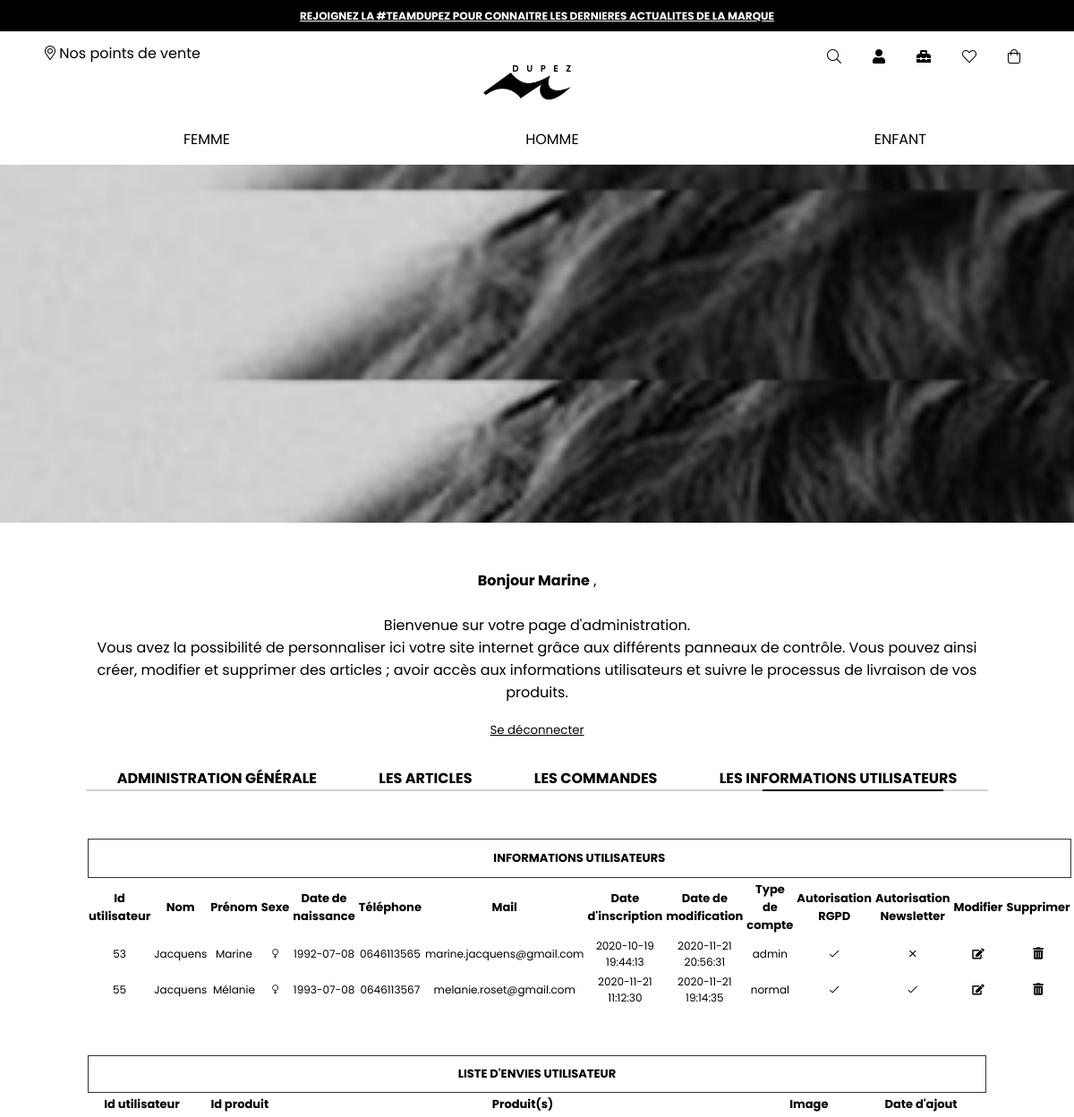
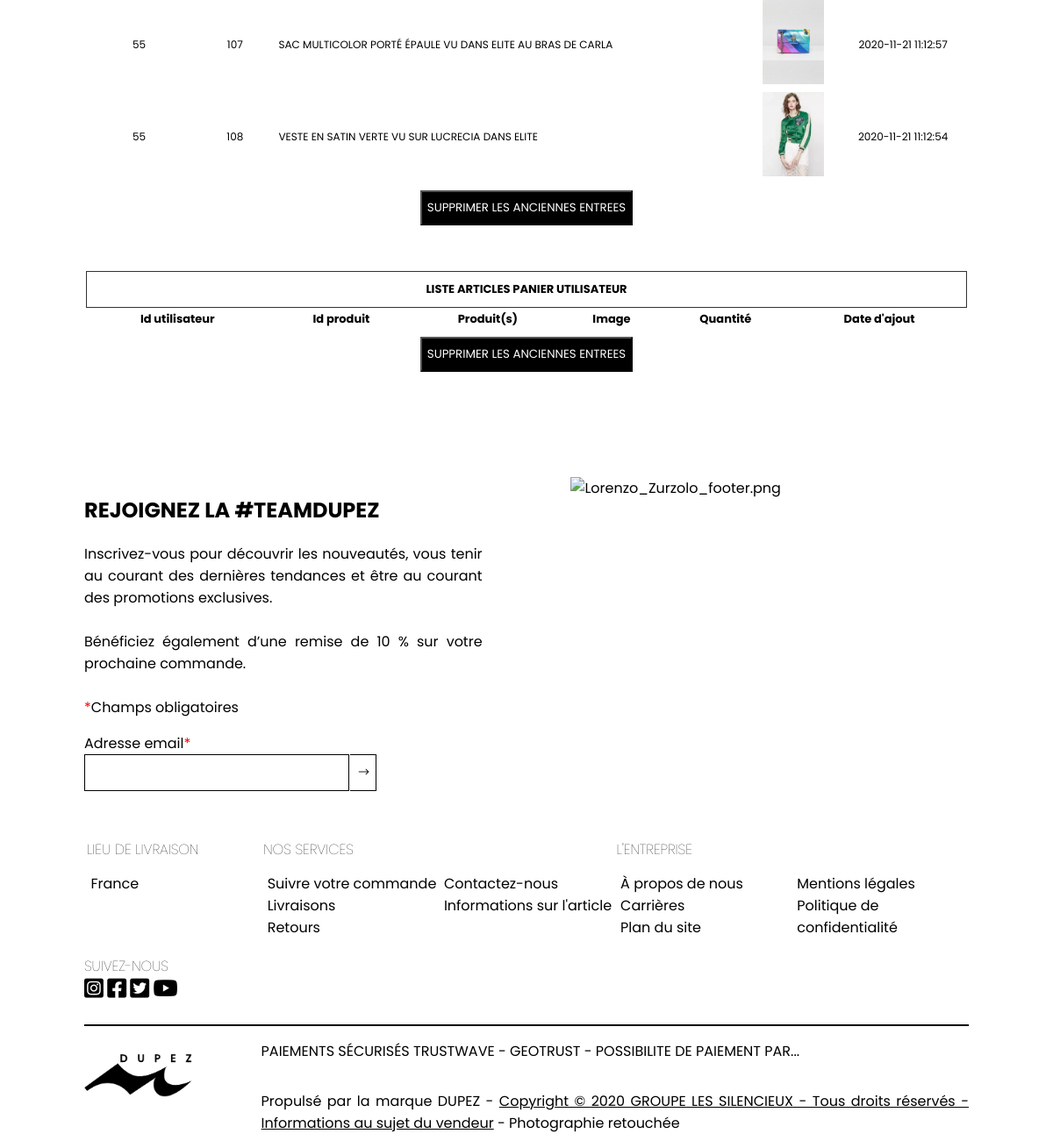
Screenshot of /account_management.php (signed in) with the database file from the repository (2 pictures, top to bottom).
### tables this page shows
CREATE TABLE IF NOT EXISTS `categories` (
  `id_category` int(11) NOT NULL AUTO_INCREMENT,
  `name_category` varchar(250) NOT NULL,
  `description_category` text DEFAULT NULL,
  PRIMARY KEY (`id_category`)
);

CREATE TABLE IF NOT EXISTS `newsletter` (
  `id_newsletter` int(11) NOT NULL AUTO_INCREMENT,
  `id_user` int(11) DEFAULT NULL,
  `mail` varchar(255) NOT NULL,
  `autorisation` tinyint(1) DEFAULT NULL,
  PRIMARY KEY (`id_newsletter`)
);

CREATE TABLE IF NOT EXISTS `users` (
  `id_user` int(11) NOT NULL AUTO_INCREMENT,
  `lastname` varchar(250) NOT NULL,
  `firstname` varchar(250) NOT NULL,
  `gender` varchar(250) NOT NULL,
  `birthday` date NOT NULL,
  `phone` varchar(250) DEFAULT NULL,
  `mail` varchar(250) NOT NULL,
  `password` varchar(250) NOT NULL,
  `date_joined` datetime NOT NULL,
  `date_modified` datetime DEFAULT NULL,
  `account_type` varchar(250) NOT NULL,
  `autorisation_rgpd` tinyint(1) DEFAULT NULL,
  PRIMARY KEY (`id_user`)
);

CREATE TABLE IF NOT EXISTS `wish_list_items` (
  `id_wish_list` int(11) NOT NULL AUTO_INCREMENT,
  `id_product` int(11) NOT NULL,
  `id_user` int(11) NOT NULL,
  `saved_for_later` tinyint(1) NOT NULL,
  `time_added` datetime NOT NULL,
  PRIMARY KEY (`id_wish_list`)
);

CREATE TABLE IF NOT EXISTS `products` (
  `id_product` int(11) NOT NULL AUTO_INCREMENT,
  `id_sub_category_2` int(11) NOT NULL,
  `product_name` varchar(255) NOT NULL,
  `description` text NOT NULL,
  `picture` varchar(255) NOT NULL,
  `price` int(11) NOT NULL,
  PRIMARY KEY (`id_product`)
);

### account_management.php (the view, shortened to what this page needs)
<!DOCTYPE html>
<html lang="fr" dir="ltr">
<head>
    <link rel="stylesheet" href="fontawesome/all.css">
    <link rel="stylesheet" href="css/general.css">
    <link rel="stylesheet" href="css/header.css">
    <link rel="stylesheet" type="text/css" href="css/admin_space_head_page.css">
    <link rel="stylesheet" href="css/admin_general.css">
    <link rel="stylesheet" href="css/footer.css">
</head>
<body>
	<header>
		<?php include("includes/header.php")?>
	</header>
	<main>
		<?php if(isset($_SESSION['user']['id_user']) AND $_SESSION['user']['account_type'] === 'admin'){?>
        <section class="banner">
        </section>
        <section class="forme" id="account_management">
        	<?php include("includes/admin_space_head_page.php"); ?>
        	<div class="bar">
                <div class="progression-bar_account"></div>
            </div>
            <?php
            	$get_info_users = $connexion_db->prepare(" SELECT users.*, newsletter.* FROM users,newsletter WHERE users.id_user = newsletter.id_user ");
            	$get_info_users->execute();
            ?>
            <table class="table_admin" id="table_account">
            	<thead>
            		<tr><th colspan="14" class="table_title">INFORMATIONS UTILISATEURS</th></tr>
            		<tr>
            			<th>Id utilisateur</th>
            			<th>Nom</th>
            			<th>Prénom</th>
            			<th>Sexe</th>
            			<th>Date de naissance</th>
            			<th>Téléphone</th>
            			<th>Mail</th>
            			<th>Date d'inscription</th>
            			<th>Date de modification</th>
            			<th>Type de compte</th>
            			<th>Autorisation RGPD</th>
            			<th>Autorisation Newsletter</th>
            			<th>Modifier</th>
            			<th>Supprimer</th>
            		</tr>
            	</thead>
            	<tbody>
            		<?php while($user_info = $get_info_users->fetch()){?>
            		<tr>
            			<td class="table_middle"><?php echo $user_info['id_user'] ?></td>
            			<td class="table_middle"><?php echo $user_info['lastname'] ?></td>
            			<td class="table_middle"><?php echo $user_info['firstname'] ?></td>
            			<td class="table_middle"><?php
            				switch($user_info['gender']){
            					case $user_info['gender'] == "female" :
						        ?> <i class="fal fa-venus"></i> <?php
						        break;
						        ?> <i class="fal fa-mars"></i> <?php
						        ?> <i class="fal fa-genderless"></i> <?php
            				}
            			?></td>
            			<td class="table_middle"><?php echo $user_info['birthday'] ?></td>
            			<td class="table_middle"><?php echo $user_info['phone'] ?></td>
            			<td class="table_middle"><?php echo $user_info['mail'] ?></td>
            			<td class="table_middle"><?php echo $user_info['date_joined'] ?></td>
            			<td class="table_middle"><?php echo $user_info['date_modified'] ?></td>
            			<td class="table_middle"><?php echo $user_info['account_type'] ?></td>
            			<td class="table_middle"><?php if($user_info['autorisation_rgpd'] == true){?> <i class="fal fa-check"></i> <?php }else{?> <i class="fal fa-times"></i> <?php }    ?></td>
            			<td class="table_middle"><?php if($user_info['autorisation'] == true){?> <i class="fal fa-check"></i> <?php }else{?> <i class="fal fa-times"></i> <?php } ?></td>
            			<td class="table_middle">
                            <a href="account_management.php?user_edit=<?php echo $user_info['id_user'] ?>#edit_management"><i class="fas fa-edit"></i></a>
                        </td>
                        <td class="table_middle">
                            <form method="post" action="">
                                <button type="submit" name="delete_user"><i class="fas fa-trash-alt"></i></button>
                            </form>
                        </td>
            		</tr>
            	<?php } $get_info_users->closeCursor(); ?>
            	</tbody>
            </table>
            <?php
            	$saved_for_later = true;
            	$get_wish_list = $connexion_db->prepare(" SELECT wish_list_items.*, products.* FROM wish_list_items, products WHERE wish_list_items.id_product = products.id_product AND wish_list_items.saved_for_later = $saved_for_later ");
            	$get_wish_list->execute();
            ?>
            <table class="table_admin" id="table_account_wish">
            	<thead>
            		<tr><th colspan="5" class="table_title">LISTE D'ENVIES UTILISATEUR</th></tr>
            		<tr>
            			<th>Id utilisateur</th>
            			<th>Id produit</th>
            			<th>Produit(s)</th>
            			<th>Image</th>
            			<th>Date d'ajout</th>
            		</tr>
            	</thead>
            	<tbody>
            		<?php while($wish_list_info = $get_wish_list->fetch()){ ?>
            		<tr>
            			<td class="table_middle"><?php echo $wish_list_info['id_user'] ?></td>
            			<td class="table_middle"><?php echo $wish_list_info['id_product'] ?></td>
            			<td><a href="product_page.php?prod=<?php echo $wish_list_info['id_product'] ?>"><?php echo $wish_list_info['product_name'] ?></a></td>
            			<td class="table_middle"><img src="<?php echo $wish_list_info['picture'] ?>" alt="<?php echo $wish_list_info['picture'] ?>" width="70"></td>
            			<td class="table_middle"><?php echo $wish_list_info['time_added'] ?></td>
            		</tr>
            		<?php } $get_wish_list->closeCursor(); ?>
            	</tbody>
            </table>
            <div class="definitive_delete">
            	<form action="" method="POST">
            		<button type="submit" name="definitive_delete">SUPPRIMER LES ANCIENNES ENTREES</button>
            	</form>
            </div>
            <table class="table_admin" id="table_account_cart">
            	<thead>
            		<tr><th colspan="6" class="table_title">LISTE ARTICLES PANIER UTILISATEUR</th></tr>
            		<tr>
            			<th>Id utilisateur</th>
            			<th>Id produit</th>
            			<th>Produit(s)</th>
            			<th>Image</th>
            			<th>Quantité</th>
            			<th>Date d'ajout</th>
            		</tr>
            	</thead>
            </table>
            <div class="definitive_delete">
            	<form action="" method="POST">
            		<button type="submit" name="definitive_delete_cart">SUPPRIMER LES ANCIENNES ENTREES</button>
            	</form>
            </div>
        </section>
        <?php
            }else{header('Location:index.php'); exit;}
        ?>
	</main>
	<footer>
		<?php include("includes/footer.php")?>
	</footer>
</body>
</html>

### includes/header.php (shortened to what this page needs)
<?php
	$db = new Database();
?>
<section class="top-nav1">
	<a href="#TEAMDUPEZ">REJOIGNEZ LA #TEAMDUPEZ POUR CONNAITRE LES DERNIERES ACTUALITES DE LA MARQUE</a>
</section>
<section class="top-nav2">
	<div class="sales">
		<a href=""><i class="fal fa-map-marker-alt"></i> Nos points de vente</a>
	</div>
	<div class="logo">
		<a href="index.php"><img src="images/logo.png" alt="logo"></a>
	</div>
	<div class="icones">
		<a href="#search-modal" class="js-modal" id="fa-search"></a>
		<?php
			if(isset($_SESSION['user']['id_user']) AND $_SESSION['user']['account_type'] == "normal")
			{ ?>
				<a href="#connexion-modal" class="js-modal" id="fas-fa-user"></a>
			  <?php
			}
			elseif(isset($_SESSION['user']['id_user']) AND $_SESSION['user']['account_type'] == "admin")
			{?>
				<a href="#connexion-modal" class="js-modal" id="fas-fa-user"></a>
				<a href="#admin-modal"  class="js-modal" id="fa-toolbox"></a>
			  <?php
			}
			else
			{ ?>
			<a href="#connexion-modal" class="js-modal" id="fa-user"></a>
			<?php }
			if(isset($_SESSION['user']['id_user'])){
				$connexion_db = $db->connectDb();
				$id_user = $_SESSION['user']['id_user'];
				$saved_for_later = true;
				$get_wish_list = $connexion_db->prepare("SELECT * FROM wish_list_items WHERE id_user = $id_user AND saved_for_later = $saved_for_later ");
				$get_wish_list->execute();
				$get_cart_items = $connexion_db->prepare("SELECT * FROM cart_items WHERE id_user = $id_user AND saved_for_later = $saved_for_later ");
				$get_cart_items->execute();
				$get_nb_items_cart = $connexion_db->prepare(" SELECT COUNT(*) AS count FROM cart_items  WHERE id_user = $id_user AND saved_for_later = $saved_for_later");
				$get_nb_items_cart->execute();
				$nb_items_cart = $get_nb_items_cart->fetch(PDO::FETCH_ASSOC);
				if(!empty($get_wish_list->fetch(PDO::FETCH_ASSOC))){?>
					<a href="#wish-modal" class="js-modal" id="fas-fa-heart"></a>
				<?php }
				else{ ?> <a href="#wish-modal" class="js-modal" id="fa-heart"></a> <?php }
				if(!empty($get_cart_items->fetch(PDO::FETCH_ASSOC))){?>
					<a href="#cart-modal" class="js-modal" id="fas-shopping-bag"></a>
					<p class="cart_number"><?php echo $nb_items_cart['count']; ?></p>
				<?php }
				else{?> <a href="#cart-modal" class="js-modal" id="fa-shopping-bag"></a> <?php }
			} ?>
	</div>
</section>
<section>
	<nav class="navbar">
		<ul>
			<?php
				$connexion_db = $db->connectDb();
                $get_categories = $connexion_db->prepare("SELECT id_category, UPPER(name_category) AS categorie_maj FROM categories");
                $get_categories->execute();
                while($info_cat = $get_categories->fetch()){
			?>
			<li><a href="#<?php echo "cat-". htmlspecialchars($info_cat['id_category']) ?>-modal" class="js-modal"><?php echo htmlspecialchars($info_cat['categorie_maj']) ?></a></li>
			<?php } $get_categories->closeCursor();?>
		</ul>
	</nav>
</section>

### css/general.css (style rules this page uses)
html { scroll-behavior: smooth; }
body { margin:0 auto; padding : 0; font-family: 'Poppins', sans-serif; }
* { box-sizing: border-box; }
a { color:black; text-decoration: none; }
ul { list-style: none; }

### css/header.css (style rules this page uses)
.top-nav1 { display: flex; justify-content: center; align-items: center; background-color:black; height:35px; font-weight: bold; font-size:12px; }
.top-nav1 a { color:white; text-decoration: underline; }
.top-nav2 { margin-top:1%; display: flex; justify-content: space-around; align-items:top; }
.top-nav2 img { width:40%; }
.sales { display: flex; justify-content: flex-start; width:25%; }
.logo { display: flex; justify-content: center; text-align: center; width:25%; }
.icones { display: flex; justify-content: flex-end; width:25%; }
.icones a { margin-left:5%; padding-right:10px; padding-left:10px; padding-top:8px; padding-bottom:8px; border-radius:50%; height:35px; }
#fas-fa-user:after { content: "\f007"; font-weight:900; }
#fa-search:after { content: "\f002"; font-weight:100; }
#fa-heart:after { content: "\f004"; font-weight:100; }
#fa-shopping-bag:after { content: "\f290"; font-weight:100; }
#fa-toolbox:after { content: "\f552"; font-weight:900; }
#fa-search:after, #fa-user:after, #fas-fa-user:after, #fa-heart:after, #fas-fa-heart:after, #fa-shopping-bag:after, #fas-shopping-bag:after, #fa-toolbox:after, .cart_number { font-family: 'Font Awesome 5 Pro'; display: block; text-indent: 0; }
.navbar { margin-top:2%; width:100%; }
.navbar ul { display: flex; justify-content: space-around; }
.navbar li { display: inline; }

### css/admin_space_head_page.css (style rules this page uses)
.banner { background:url(background/tokyo.png)center fixed; background-size: cover; background-repeat: no-repeat; height:400px; }
.forme { margin-top:3%; padding-right:8%; padding-left:8%; }
.bar { position: relative; border-bottom: 2px solid lightgray; z-index: 1; }

### css/admin_general.css (style rules this page uses)
.progression-bar_stock, .progression-bar_admin, .progression-bar_account, .progression-bar_orders { position:absolute; top:0; border-bottom: 2px solid black; z-index: 1; }
.progression-bar_account { width:20%; right:5%; }
.table_admin { margin-top:5%; width:100%; }
.table_admin th { text-align:center; font-size:13px; }
.table_admin td { font-size:12px; }
.table_admin button { background: none; border:none; }
.table_title { border:1px solid #333; padding: 1%; }
.table_middle { text-align: center; }
.definitive_delete { display: flex; justify-content: center; width:100%; }
.definitive_delete button { margin-top:3%; height:40px; background-color:black; color:white; }

### rows the page displays
categories: categorie_maj "FEMME"
categories: categorie_maj "HOMME"
categories: categorie_maj "ENFANT"
newsletter: id_user "53", id_user.lastname "Jacquens", id_user.firstname "Marine", id_user.birthday "1992-07-08", id_user.phone "0646113565", mail "marine.jacquens@gmail.com", id_user.date_joined "2020-10-19 19:44:13", id_user.date_modified "2020-11-21 20:56:31", id_user.account_type "admin", autorisation 0 (drawn)
newsletter: id_user "55", id_user.lastname "Jacquens", id_user.firstname "Mélanie", id_user.birthday "1993-07-08", id_user.phone "0646113567", mail "melanie.roset@gmail.com", id_user.date_joined "2020-11-21 11:12:30", id_user.date_modified "2020-11-21 19:14:35", id_user.account_type "normal", autorisation 1 (drawn)
wish_list_items: id_user "55", id_product.id_product "107", id_product.product_name "SAC MULTICOLOR PORTÉ ÉPAULE VU DANS ELITE AU BRAS DE CARLA", id_product.picture (picture), time_added "2020-11-21 11:12:57"
wish_list_items: id_user "55", id_product.id_product "108", id_product.product_name "VESTE EN SATIN VERTE VU SUR LUCRECIA DANS ELITE", id_product.picture (picture), time_added "2020-11-21 11:12:54"

### other values shown
$_SESSION['user']['firstname'] "Marine"
